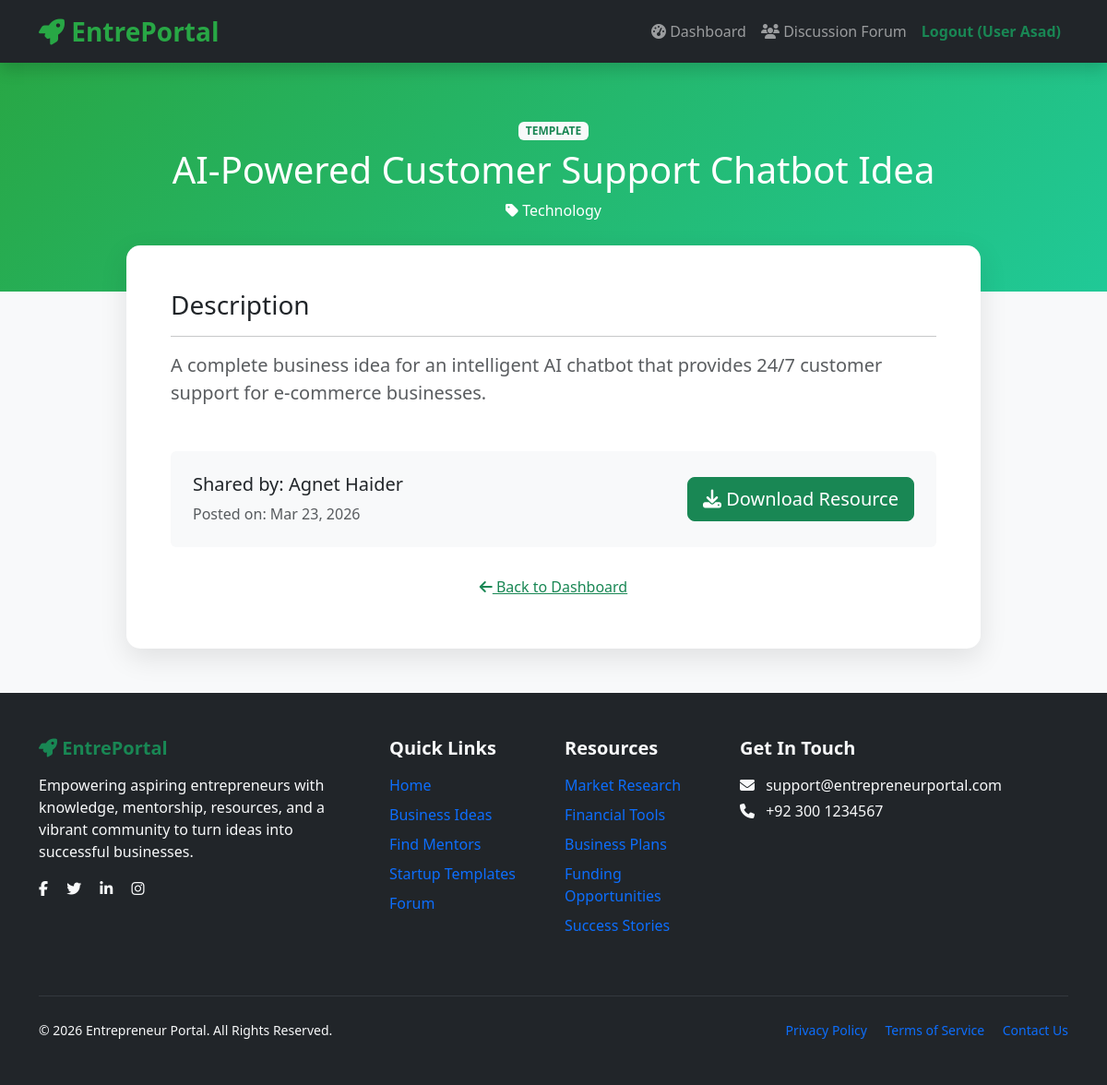
The page /user/view-resource.php?id=2 (signed in) on the database its author committed.
### tables this page shows
CREATE TABLE `resources` (
  `id` int(11) NOT NULL,
  `agent_id` int(11) NOT NULL,
  `category_id` int(11) DEFAULT NULL,
  `title` varchar(255) NOT NULL,
  `content_type` enum('idea','framework','template','startup_plan','financial_support') NOT NULL,
  `description` text DEFAULT NULL,
  `file_path` varchar(255) DEFAULT NULL,
  `created_at` timestamp NOT NULL DEFAULT current_timestamp(),
  `updated_at` timestamp NOT NULL DEFAULT current_timestamp() ON UPDATE current_timestamp()
);

CREATE TABLE `categories` (
  `id` int(11) NOT NULL,
  `category_name` varchar(100) NOT NULL,
  `description` text DEFAULT NULL,
  `created_at` timestamp NOT NULL DEFAULT current_timestamp()
);

CREATE TABLE `users` (
  `id` int(11) NOT NULL,
  `full_name` varchar(100) NOT NULL,
  `email` varchar(100) NOT NULL,
  `password` varchar(255) NOT NULL,
  `phone` varchar(20) DEFAULT NULL,
  `bio` text DEFAULT NULL,
  `location` varchar(100) DEFAULT NULL,
  `role` enum('user','agent','admin') NOT NULL DEFAULT 'user',
  `status` enum('pending','approved','rejected') NOT NULL DEFAULT 'pending',
  `created_at` timestamp NOT NULL DEFAULT current_timestamp()
);

### user/view-resource.php (the view, shortened to what this page needs)
<?php
include 'config.php';
$id = isset($_GET['id']) ? (int)$_GET['id'] : 0;
$query = "SELECT r.*, c.category_name, u.full_name as agent_name, u.email as agent_email
          FROM resources r
          LEFT JOIN categories c ON r.category_id = c.id
          LEFT JOIN users u ON r.agent_id = u.id
          WHERE r.id = $id";
$result = mysqli_query($conn, $query);
$resource = mysqli_fetch_assoc($result);
?>
<!DOCTYPE html>
<html lang="en">
<head>
    <link href="https://cdn.jsdelivr.net/npm/bootstrap@5.3.3/dist/css/bootstrap.min.css" rel="stylesheet">
    <link href="https://cdnjs.cloudflare.com/ajax/libs/font-awesome/6.5.1/css/all.min.css" rel="stylesheet">
</head>
<body>
<?php include 'navbar.php'; ?>
<div class="resource-header text-center">
    <div class="container">
        <span class="badge bg-light text-success mb-2"><?= strtoupper($resource['content_type']) ?></span>
        <h1><?= htmlspecialchars($resource['title']) ?></h1>
        <p><i class="fas fa-tag"></i> <?= htmlspecialchars($resource['category_name'] ?? 'General') ?></p>
    </div>
</div>
<div class="container mb-5">
    <div class="row justify-content-center">
        <div class="col-lg-10">
            <div class="card content-card">
                <div class="card-body p-5">
                    <h3>Description</h3>
                    <hr>
                    <p class="lead text-muted" style="white-space: pre-wrap;"><?= htmlspecialchars($resource['description']) ?></p>
                    <div class="mt-5 p-4 bg-light rounded d-flex justify-content-between align-items-center">
                        <div>
                            <h5>Shared by: <?= htmlspecialchars($resource['agent_name']) ?></h5>
                            <p class="mb-0 text-muted">Posted on: <?= date('M d, Y', strtotime($resource['created_at'])) ?></p>
                        </div>
                        <?php if(!empty($resource['file_path'])): ?>
                            <a href="../agent/<?= $resource['file_path'] ?>" class="btn btn-success btn-lg">
                                <i class="fas fa-download"></i> Download Resource
                            </a>
                        <?php endif; ?>
                    </div>
                    <div class="mt-4 text-center">
                        <a href="dashboard-user.php" class="btn btn-link text-success">
                            <i class="fas fa-arrow-left"></i> Back to Dashboard
                        </a>
                    </div>
                </div>
            </div>
        </div>
    </div>
</div>
<?php include 'footer.php'; ?>
</body>
</html>

### user/view-resource.php (style rules this page uses)
body { background: #f8f9fa; }
.resource-header { background: linear-gradient(135deg, #28a745, #20c997); color: white; padding: 60px 0; }
.content-card { margin-top: -50px; border-radius: 15px; border: none; box-shadow: 0 10px 30px rgba(0,0,0,0.1); }

### user/navbar.php (style rules this page uses)
:root { --primary: #28a745; --dark: #212529; }

### rows shown on the page
resources: content_type "TEMPLATE", title "AI-Powered Customer Support Chatbot Idea", category.category_name "Technology", description "A complete business idea for an intelligent AI chatbot that provides 24/7 customer support for e-commerce businesses.", agent.full_name "Agnet Haider", created_at "Mar 23, 2026"

### other values the page prints
$_SESSION['full_name'] "User Asad"
